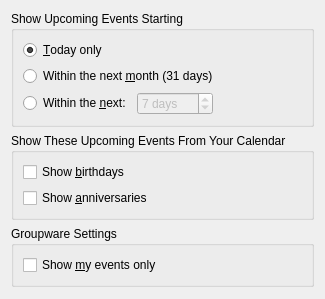
<?xml version="1.0" encoding="UTF-8"?>
<ui version="4.0">
 <author>Allen Winter &lt;winter@kde.org&gt;</author>
 <comment>Configuration page for the Korganizer Event Summary</comment>
 <class>ApptSummaryConfig_Base</class>
 <widget class="QWidget" name="ApptSummaryConfig_Base">
  <property name="windowTitle">
   <string>Event Summary Configuration</string>
  </property>
  <layout class="QVBoxLayout" name="verticalLayout_4">
   <item>
    <widget class="QGroupBox" name="mDaysButtonGroup">
     <property name="title">
      <string>Show Upcoming Events Starting</string>
     </property>
     <layout class="QVBoxLayout" name="verticalLayout_2">
      <item>
       <widget class="QRadioButton" name="mDateTodayButton">
        <property name="toolTip">
         <string>Show events for today only</string>
        </property>
        <property name="whatsThis">
         <string>Check this box if you want to see events occurring on this date only.</string>
        </property>
        <property name="text">
         <string>&amp;Today only</string>
        </property>
        <property name="checked">
         <bool>true</bool>
        </property>
       </widget>
      </item>
      <item>
       <widget class="QRadioButton" name="mDateMonthButton">
        <property name="toolTip">
         <string>Show events starting within the next month</string>
        </property>
        <property name="whatsThis">
         <string>Check this box if you want to see events that start sometime during the next 31 days.</string>
        </property>
        <property name="text">
         <string>Within the next &amp;month (31 days)</string>
        </property>
        <property name="checked">
         <bool>false</bool>
        </property>
       </widget>
      </item>
      <item>
       <layout class="QHBoxLayout" name="horizontalLayout">
        <item>
         <widget class="QRadioButton" name="mDateRangeButton">
          <property name="enabled">
           <bool>true</bool>
          </property>
          <property name="toolTip">
           <string>Select the days for showing upcoming events</string>
          </property>
          <property name="whatsThis">
           <string>Check this box if you want to specify the number of days in the future for upcoming events.</string>
          </property>
          <property name="text">
           <string>Within the &amp;next:</string>
          </property>
          <property name="checked">
           <bool>false</bool>
          </property>
         </widget>
        </item>
        <item>
         <widget class="QSpinBox" name="mCustomDays">
          <property name="enabled">
           <bool>false</bool>
          </property>
          <property name="toolTip">
           <string>Set the number of days to show upcoming events</string>
          </property>
          <property name="whatsThis">
           <string>Use this spinbox to set the number of days to show upcoming events up to 1 year in the future.</string>
          </property>
          <property name="specialValueText">
           <string>1 day</string>
          </property>
          <property name="suffix">
           <string comment="days to show in summary"> days</string>
          </property>
          <property name="minimum">
           <number>1</number>
          </property>
          <property name="maximum">
           <number>365</number>
          </property>
          <property name="singleStep">
           <number>1</number>
          </property>
          <property name="value">
           <number>7</number>
          </property>
         </widget>
        </item>
        <item>
         <spacer name="horizontalSpacer">
          <property name="orientation">
           <enum>Qt::Horizontal</enum>
          </property>
          <property name="sizeHint" stdset="0">
           <size>
            <width>1</width>
            <height>0</height>
           </size>
          </property>
         </spacer>
        </item>
       </layout>
      </item>
     </layout>
    </widget>
   </item>
   <item>
    <widget class="QGroupBox" name="mShowButtonGroup">
     <property name="title">
      <string>Show These Upcoming Events From Your Calendar</string>
     </property>
     <layout class="QVBoxLayout" name="verticalLayout">
      <item>
       <widget class="QCheckBox" name="mShowBirthdaysFromCal">
        <property name="toolTip">
         <string>Show birthdays from your calendar when also using the Birthday resource</string>
        </property>
        <property name="whatsThis">
         <string>Enable this option to include birthdays from your calendar in the upcoming events summary. This option is only available if you are using the Birthdays resource in your calendar.</string>
        </property>
        <property name="text">
         <string>Show &amp;birthdays</string>
        </property>
       </widget>
      </item>
      <item>
       <widget class="QCheckBox" name="mShowAnniversariesFromCal">
        <property name="toolTip">
         <string>Shows anniversaries from your calendar when using the Birthdays resource</string>
        </property>
        <property name="whatsThis">
         <string>Enable this option to include anniversaries from your calendar in the upcoming events summary. This option is only available if you are using the Birthdays resource in your calendar.</string>
        </property>
        <property name="text">
         <string>Show &amp;anniversaries</string>
        </property>
       </widget>
      </item>
     </layout>
    </widget>
   </item>
   <item>
    <widget class="QGroupBox" name="groupBox">
     <property name="title">
      <string>Groupware Settings</string>
     </property>
     <layout class="QVBoxLayout" name="verticalLayout_3">
      <item>
       <widget class="QCheckBox" name="mShowMineOnly">
        <property name="toolTip">
         <string>Show events belonging to my calendars only</string>
        </property>
        <property name="whatsThis">
         <string>Check this box if you want the summary to show events belonging to your calendars only.</string>
        </property>
        <property name="text">
         <string>Show &amp;my events only</string>
        </property>
       </widget>
      </item>
     </layout>
    </widget>
   </item>
   <item>
    <spacer name="verticalSpacer">
     <property name="orientation">
      <enum>Qt::Vertical</enum>
     </property>
     <property name="sizeHint" stdset="0">
      <size>
       <width>0</width>
       <height>1</height>
      </size>
     </property>
    </spacer>
   </item>
  </layout>
 </widget>
 <resources/>
 <connections/>
</ui>
